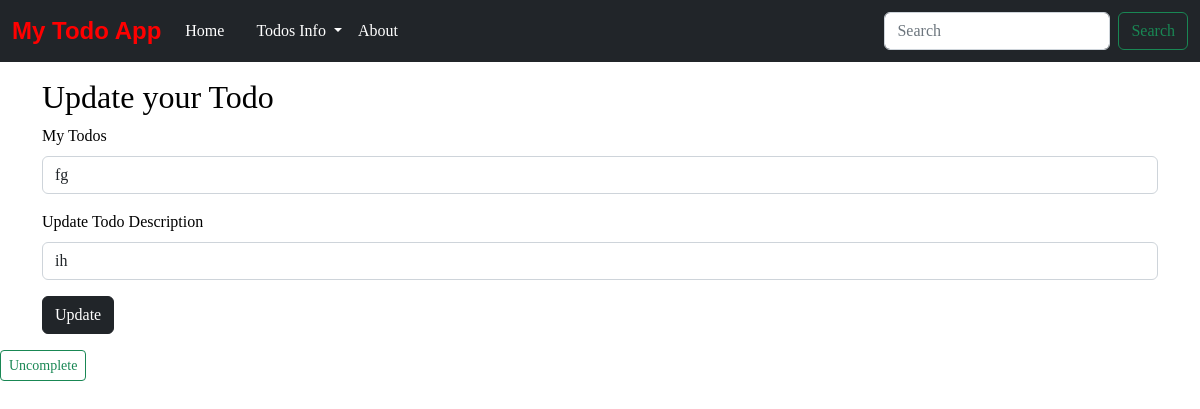
The page /update/1 on the database as committed earlier.
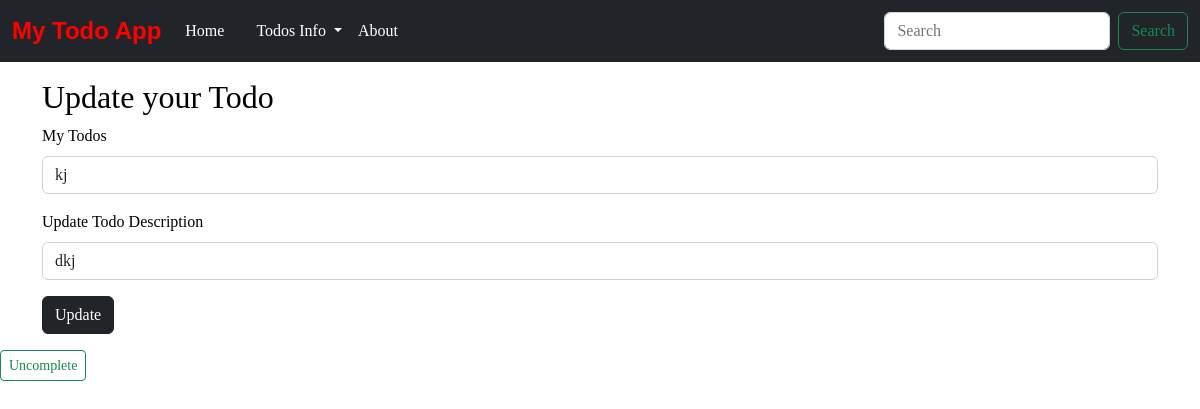
The same page on the database as committed later.
### app.py (models this page shows, shortened)
class Todo(db.Model):
    sno = db.Column(db.Integer, primary_key=True)
    title = db.Column(db.String(200), nullable=False)
    desc = db.Column(db.String(500), nullable=False)
    time = db.Column(db.String(50))
    schedule_time = db.Column(db.String(50))
    completed = db.Column(db.Boolean, default=False)  # Track completion
    updated = db.Column(db.Boolean, default=False)

### app.py (the view, shortened to what this page needs)
@app.route('/update/<int:sno>', methods=['GET','POST'])
def update(sno):
    todo = Todo.query.filter_by(sno=sno).first()
    return render_template('update.html', todo=todo)

### templates/update.html (shortened to what this page needs)
{% extends 'base.html' %}
{% block todos %}
    <div class="container my-3">
      <h2>Update your Todo</h2>
      <form action="/update/{{todo.sno}}" method="POST">
        <div class="mb-3">
          <label for="title" class="form-label">My Todos</label>
          <input type="text" class="form-control" name="title"  id="title" value="{{todo.title}}" >
        </div>
        <div class="mb-3">
          <label for="desc" class="form-label"> Update Todo Description</label>
          <input type="text" class="form-control" name="desc" id="desc" value="{{todo.desc}}" >
        </div>
        <button type="submit" class="btn btn-dark">Update</button>
      </form>
    </div>
    <a href="/complete/{{ todo.sno }}" class="btn btn-outline-success btn-sm">Uncomplete</a>
    {% endblock todos %}

Rows that differ between the two databases and show on the page:
changed Todo: title "fg" → "kj"; desc "ih" → "dkj"
